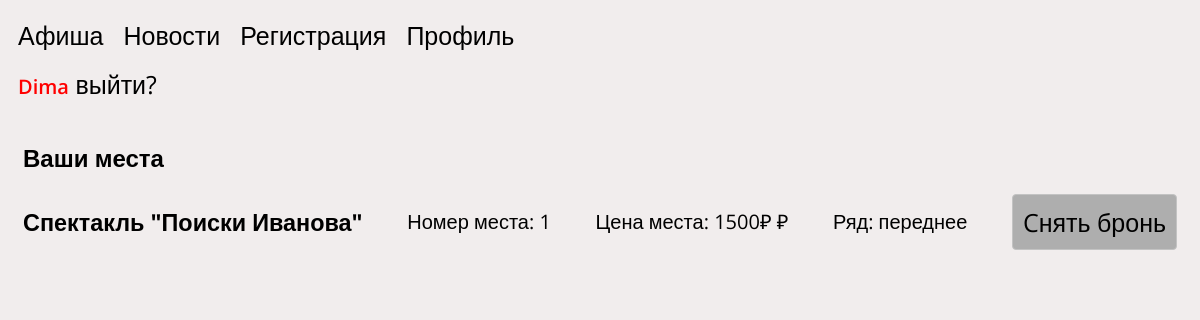
Before: /profil.php (signed in) with the older database file.
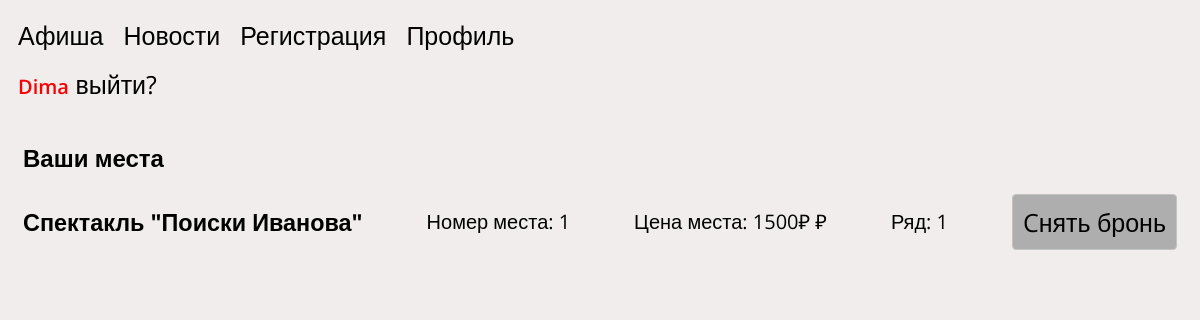
After: the same page with the newer database file.
### tables this page shows
CREATE TABLE `theatrezal` (
  `id` int NOT NULL,
  `id_poster` int NOT NULL,
  `name` varchar(255) NOT NULL,
  `sit_num` varchar(255) NOT NULL,
  `sit_status` varchar(255) NOT NULL,
  `sit_price` varchar(255) NOT NULL,
  `sit_direction` varchar(255) NOT NULL,
  `reserved_by_id` varchar(255) NOT NULL
);

### profil.php (the view, shortened to what this page needs)
<?php
include 'connect.php';
?>
<!DOCTYPE html>
<html lang="ru">
<head>
    <link rel="stylesheet" href="/style/style.css">
</head>
<body>
    <header class="header">
        <div class="header-container ">
            <nav class="header-nav">
                <ul class="menu flex">
                    <li>
                        <a href="index.php" class="header-link">Афиша</a>
                    </li>
                    <li>
                        <a href="#">Новости</a>
                    <li>
                        <a href="reg.php">Регистрация</a>
                    </li>
                    </li>
                    <li>
                        <a href="profil.php">Профиль</a>
                    </li>
                </ul>
                <?php
                echo "<ul class='header-cabinet'>";
                if (isset($_SESSION["userid"])) {
                    $currentID = $_SESSION["userid"];
                    $loginSelect = "SELECT login FROM `user` WHERE id = '$currentID'";
                    $loginResult = mysqli_query($conn, $loginSelect);
                    $loginFetch = mysqli_fetch_array($loginResult);
                    echo "<span class ='nameclass'>" . $loginFetch['login'] . "</span>";
                    echo "<a href='exit.php'>" . " выйти?" . "</a>";
                } else {
                    echo "<a href='auth.php'>" . "Авторизация" . "</a>";
                }
                echo "</ul>"
                ?>
            </nav>
        </div>
    </header>
    <main class="main">
        <section class="profile__section">
            <div class="container profile__container">
                <div class="profile-concert__wrapper concert-info">
                    <h2 class="concert-info__header">Ваши места</h2>
                    <?php
                    $sitSelect = "SELECT * FROM `theatrezal` WHERE reserved_by_id='$currentID'";
                    $sitSelectResult = mysqli_query($conn, $sitSelect);
                    echo "<ul class='sit__list sit'>";
                    foreach ($sitSelectResult as $sitRow) {
                        echo "<li class='sit__item'>";
                        echo "<h3 class='sit__header'>". "$sitRow[name]" . "</h3>";
                        echo "<p class='sit__paragraph'>" . "Номер места: " . "$sitRow[sit_num]" . "</p>";
                        echo "<p class='sit__paragraph'>" . "Цена места: " . "$sitRow[sit_price] " . "&#8381" . "</p>";
                        echo "<p class='sit__paragraph'>" . "Ряд: " . "$sitRow[sit_direction]" . "</p>";
                        echo "<a href='profil.php?posterid=" . $sitRow['id_poster'] . "&placeid=" . $sitRow['id'] . "' class='sit__link'>" . "Cнять бронь" . "</a>";
                        echo "</li>";
                    }
                    echo "</ul>";
                    ?>
                </div>
            </div>
        </section>
    </main>
</body>

Changed rows visible on the page:
changed theatrezal "Спектакль \"Поиски Иванова\"": sit_direction "переднее" → "1"
